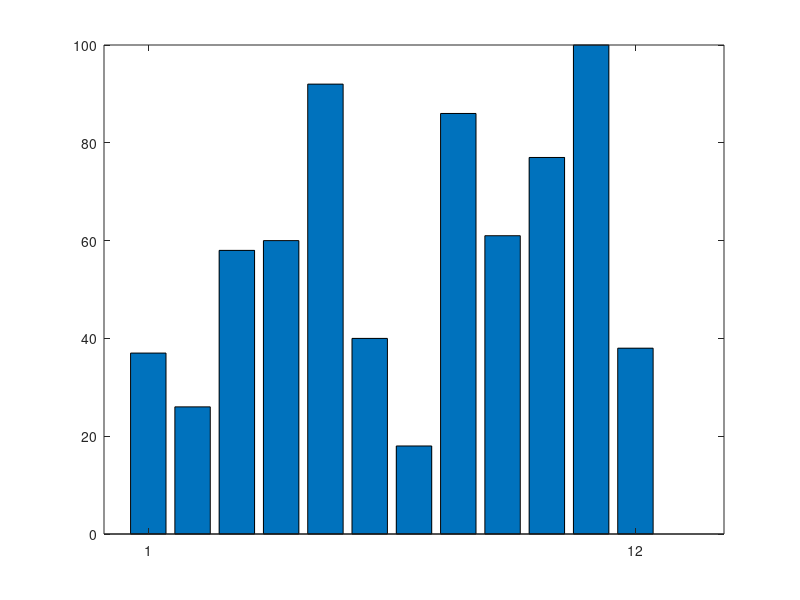

Reproduce this figure in MATLAB. (Note: this script raises an error after producing the figure.)
%-----------------------------------------------------------
% MATLAB Axis Control and Tick Customization
%-----------------------------------------------------------

%% 1. Customizing X-Axis Ticks and Labels
% Use xticks to set tick positions, and xticklabels to assign labels

bar(1:12, randi([10 100], 1, 12));  % Example bar chart with 12 bars
xticks([1 12]);                     % Only show ticks at positions 1 and 12
xticklabels(["First Month", "Last Month"]);  % Custom labels for those ticks
title('Bar Chart with Custom X-Axis Labels');


%% 2. Get Axis Limits
% Use axis to return current [xmin xmax ymin ymax] values

v = axis;  % Returns a 1x4 vector
disp('Current axis limits:');
disp(v);   % Output example: [10 20 1 5]


%% 3. Set Axis Limits with xlim and ylim
% Use xlim and ylim to manually set x- and y-axis ranges

xlim([0 15]);   % Sets x-axis from 0 to 15
ylim([2 4]);    % Sets y-axis from 2 to 4


%% 4. Automatically Tighten Axes to Fit Data
% The axis tight command adjusts axes to fit the range of the data

axis tight;  % Automatically sets [xmin xmax ymin ymax] to match data

% NOTE:
% Changing the axis limits affects only the display,
% not the data stored in the variables or plot objects.

%% 5. Reference
% - xticks: https://www.mathworks.com/help/matlab/ref/xticks.html
% - xlim: https://www.mathworks.com/help/matlab/ref/xlim.html
% - axis: https://www.mathworks.com/help/matlab/ref/axis.html

%-----------------------------------------------------------
% MATLAB Dual Y-Axis Plotting with yyaxis
%-----------------------------------------------------------

%% 1. Plotting with Two Y-Axes (Left and Right)

% Create two data series with different y-ranges
x = 0:0.1:10;
y1 = sin(x);           % For left y-axis
y2 = exp(0.3 * x);     % For right y-axis

% Create a plot with separate y-axes on the left and right
figure;

yyaxis left;
plot(x, y1, 'b-', 'LineWidth', 2);
ylabel('Sin(x)');      % Label for left y-axis

yyaxis right;
plot(x, y2, 'r--', 'LineWidth', 2);
ylabel('Exp(0.3x)');   % Label for right y-axis

title('Dual Y-Axis Plot');
xlabel('x');
legend('sin(x)', 'exp(0.3x)');
